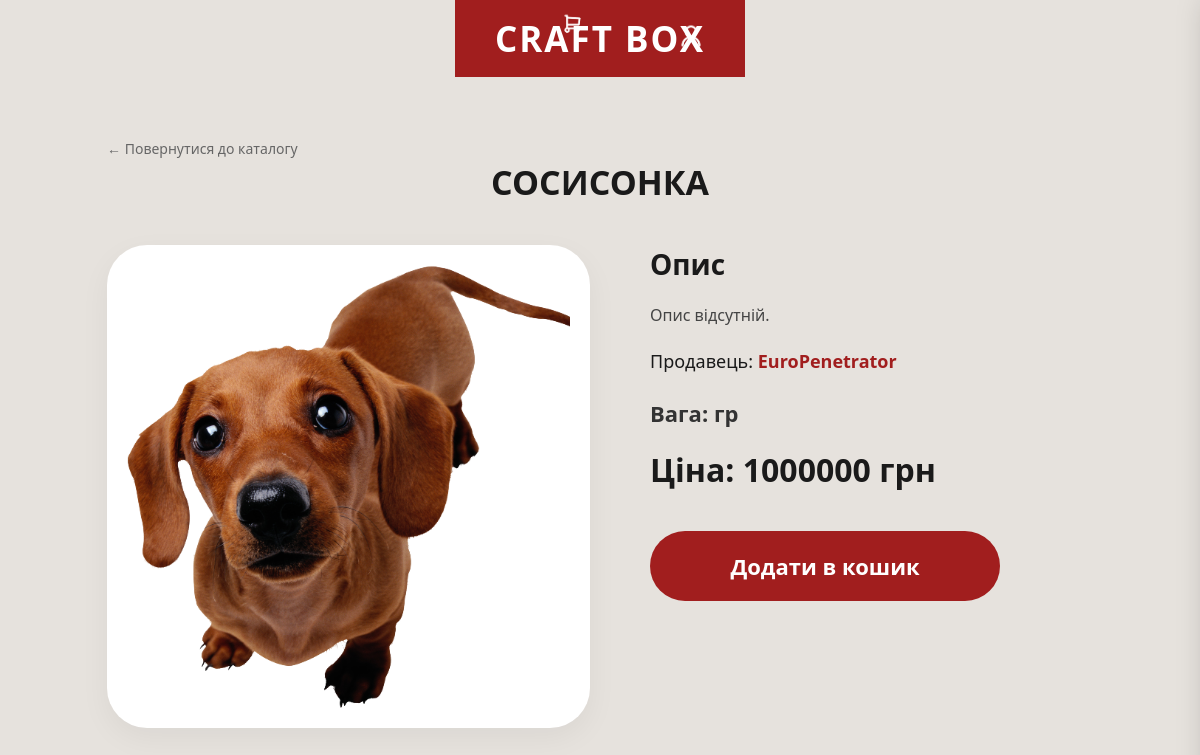
/product.php?id=21, run on the app's committed database.
### tables this page shows
CREATE TABLE `products` (
  `id` int(11) NOT NULL,
  `seller_id` int(11) DEFAULT NULL,
  `title` varchar(255) DEFAULT NULL,
  `description` text DEFAULT NULL,
  `weight` varchar(50) DEFAULT NULL,
  `price` decimal(10,2) DEFAULT NULL,
  `image_path` varchar(255) DEFAULT NULL,
  `google_file_id` varchar(255) DEFAULT NULL
);

CREATE TABLE `users` (
  `id` int(11) NOT NULL,
  `name` varchar(100) DEFAULT NULL,
  `email` varchar(100) DEFAULT NULL,
  `password` varchar(255) DEFAULT NULL,
  `role` enum('buyer','seller') DEFAULT NULL,
  `verification_code` varchar(6) DEFAULT NULL,
  `is_verified` tinyint(1) DEFAULT 0
);

### product.php (the view, shortened to what this page needs)
<?php
require 'config.php';
    if (!empty($_SESSION['cart'])): ?>
    <?php endif;
$id = isset($_GET['id']) ? (int)$_GET['id'] : 0;
$stmt = $pdo->prepare("SELECT p.*, u.name as seller_name FROM products p JOIN users u ON p.seller_id = u.id WHERE p.id = ?");
$stmt->execute([$id]);
$product = $stmt->fetch();
?>
<!DOCTYPE html>
<html lang="uk">
<head>
    <link rel="stylesheet" href="style.css">
</head>
<body>
<div class="header">
    <h1>CRAFT BOX</h1>
    <div class="header-actions">
        <div class="cart-icon-wrapper" onclick="toggleCart()">
            <img src="uploads/cart.png" alt="Кошик">
        </div>
        <div class="user-dropdown-container">
            <img src="uploads/user-icon.png" alt="Профіль" class="user-icon-img" onclick="toggleUserMenu(event)">
        </div>
    </div>
</div>
<div class="container">
    <a href="index.php" style="text-decoration:none; color:#666; font-size:14px;">← Повернутися до каталогу</a>
    <h2 class="product-title"><?= htmlspecialchars($product['title']) ?></h2>
    <div class="content-flex">
        <div class="image-side">
            <img src="<?= htmlspecialchars($product['image_path']) ?>" alt="">
        </div>
        <div class="info-side">
            <div class="desc-label">Опис</div>
            <div class="desc-text"><?= nl2br(htmlspecialchars($product['description'] ?: "Опис відсутній.")) ?></div>
            <div class="seller-info">
                Продавець: <a href="seller_profile.php?id=<?= $product['seller_id'] ?>"><?= htmlspecialchars($product['seller_name']) ?></a>
            </div>
            <div class="weight-tag">
                Вага: <?= htmlspecialchars($product['weight']) ?> гр
            </div>
            <div class="price-tag">
                Ціна: <?= number_format($product['price'], 0, '.', '') ?> грн
            </div>
            <button class="add-btn" onclick="updateCart(<?= $product['id'] ?>, 'add')">Додати в кошик</button>
        </div>
    </div>
</div>
</body>
</html>

### style.css (style rules this page uses)
* { box-sizing: border-box; margin: 0; padding: 0; font-family: 'Segoe UI', Roboto, Helvetica, Arial, sans-serif; }
body { background-color: #e3dcd2; color: #1a1a1a; min-height: 100vh; padding: 0; display: flex; flex-direction: column; align-items: center; overflow-x: hidden; }
.cart-icon-wrapper { position: absolute; right: 70px; top: 50%; transform: translateY(-50%); cursor: pointer; display: flex; align-items: center; }
body { background-color: #e3dcd2; color: #1a1a1a; min-height: 100vh; display: flex; flex-direction: column; align-items: center; }

### product.php (style rules this page uses)
body { background-color: #e6e2dd; margin: 0; font-family: sans-serif; }
.header { background-color: #a11e1e; padding: 15px 40px; display: flex; justify-content: center; align-items: center; position: relative; color: white; }
.header h1 { margin: 0; font-size: 35px; letter-spacing: 2px; font-weight: 900; }
.header-actions { position: absolute; right: 40px; display: flex; align-items: center; gap: 20px; }
.header-actions img { width: 28px; filter: brightness(0) invert(1); cursor: pointer; }
.user-dropdown-container { position: relative; }
.container { max-width: 1100px; margin: 40px auto; padding: 20px; }
.product-title { text-align: center; font-size: 34px; font-weight: bold; margin-bottom: 40px; text-transform: uppercase; }
.content-flex { display: flex; gap: 60px; align-items: start; }
.image-side { flex: 1; background: white; border-radius: 40px; padding: 20px; box-shadow: 0 10px 30px rgba(0,0,0,0.05); }
.image-side img { width: 100%; border-radius: 20px; display: block; }
.info-side { flex: 1; }
.desc-label { font-size: 28px; font-weight: bold; margin-bottom: 20px; }
.desc-text { font-size: 16px; color: #444; line-height: 1.6; margin-bottom: 20px; }
.seller-info { margin-bottom: 25px; font-size: 18px; }
.seller-info a { color: #a11e1e; text-decoration: none; font-weight: bold; }
.weight-tag { font-size: 22px; font-weight: bold; margin-bottom: 20px; color: #333; }
.price-tag { font-size: 32px; font-weight: bold; margin-bottom: 40px; }
.add-btn { background: #a11e1e; color: white; border: none; padding: 20px 0; width: 100%; max-width: 350px; border-radius: 50px; font-size: 22px; font-weight: bold; cursor: pointer; transition: 0.3s; }
.cart-icon-wrapper { position: relative; }

### data on the page
products: title "СОСИСОНКА", image_path (picture), description "Опис відсутній.", seller.name "EuroPenetrator", price "1000000"
